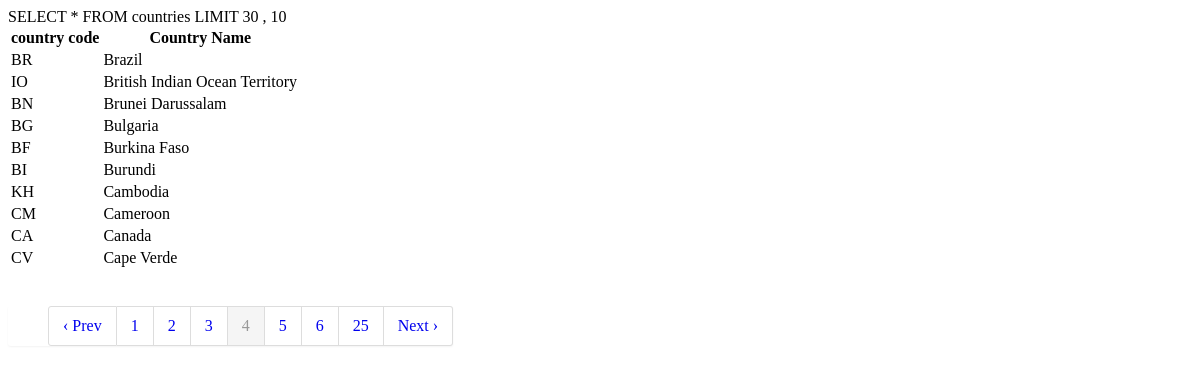
Screenshot of /page?page=4 with the database file from the repository.
### tables this page shows
CREATE TABLE `countries`
(
    `ccode`   varchar(2)   NOT NULL DEFAULT '',
    `country` varchar(200) NOT NULL DEFAULT ''
);

### mysystem/models/MY_Mpage.php (called while the page is built, shortened)
<?php
class MY_Mpage extends base_model
{
    public function countCountries()
    {
        $sql = "SELECT count(*) FROM countries";
        $sth = $this->query($sql);
        return $sth->fetchColumn();
    }
    public function allCountries($start, $per_page)
    {
        $sql = "SELECT * FROM countries LIMIT $start , $per_page";
        $sth = $this->query($sql);
        $sth->setFetchMode(PDO::FETCH_OBJ);
        return $sth->fetchAll();
    }
}
?>

### page.php (the view, shortened to what this page needs)
<!DOCTYPE html>
<html>
<head>
</head>
<body>
<?php
$page = isset($_GET['page']) ? $_GET['page'] : 0;
$per_page = 10;
$reload = basename($_SERVER['PHP_SELF'], ".php");
$pageHandle = new MY_Mpage();
$total_results = $pageHandle->countCountries();
$paginateHandle = new CP_Lpagination();
list($show_page, $tpages, $total_pages, $start, $end) = $paginateHandle->paginate_data($page, $total_results, $per_page);
echo "<table class='table table-bordered'>";
echo "<thead><tr><th>country code</th> <th>Country Name</th></tr></thead>";
$allCountries = $pageHandle->allCountries($start, $per_page);
foreach ($allCountries as $val) {
    echo '<tr>';
    echo '<td>' . $val->ccode . '</td>';
    echo '<td>' . $val->country . '</td>';
    echo "</tr>";
}
echo "</table>";
if ($total_pages > 1) {
    $pagemenu = $paginateHandle->paginate($reload, $show_page, $total_pages, $get = false);
    echo $pagemenu;
}
?>
</body>
</html>

### rows the page displays
countries: ccode "BR", country "Brazil"
countries: ccode "IO", country "British Indian Ocean Territory"
countries: ccode "BN", country "Brunei Darussalam"
countries: ccode "BG", country "Bulgaria"
countries: ccode "BF", country "Burkina Faso"
countries: ccode "BI", country "Burundi"
countries: ccode "KH", country "Cambodia"
countries: ccode "CM", country "Cameroon"
countries: ccode "CA", country "Canada"
countries: ccode "CV", country "Cape Verde"

### other values shown
$prevlabel "‹ Prev"
$tpages "25"
$nextlabel "Next ›"
